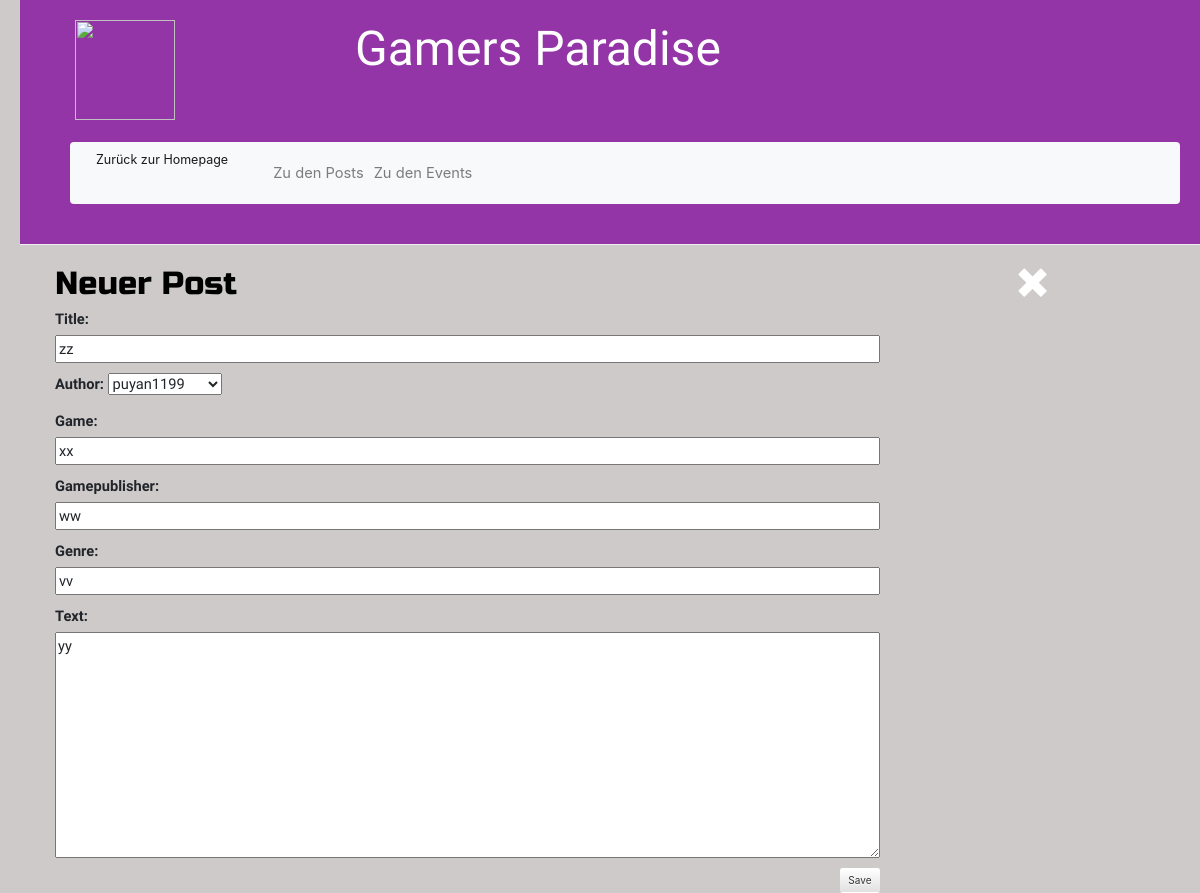
Screenshot of /post/17/edit/ with the database file from the repository.
### blog/models.py (models this page shows, shortened)
class Post(models.Model):
    author = models.ForeignKey(settings.AUTH_USER_MODEL, on_delete=models.CASCADE)
    title = models.CharField(max_length=200)
    text = models.TextField()
    created_date = models.DateTimeField(default=timezone.now)
    published_date = models.DateTimeField(blank=True, null=True)
    game = models.CharField(max_length=200, default=' ')
    gamepublisher = models.CharField(max_length=200, default=' ')
    genre = models.CharField(max_length=200, default=' ')

### blog/views.py (the view)
# urls.py: path('post/<int:pk>/edit/', views.post_edit, name='post_edit'),
def post_edit(request, pk):
    post = get_object_or_404(Post, pk=pk)
    if request.method == "POST":
        form = PostForm(request.POST, instance=post)
        if form.is_valid():
            post = form.save(commit=False)
            post.author = request.user
            post.published_date = timezone.now()
            post.save()
            return redirect('post_detail', pk=post.pk)
    else:
        form = PostForm(instance=post)
    return render(request, 'blog/post_edit.html', {'form': form})

### blog/forms.py
class PostForm(forms.ModelForm):
    class Meta:
         model = Post
         fields = ('title', 'author','game',  'gamepublisher','genre','text')

### blog/templates/blog/post_edit.html
{% extends 'blog/base.html' %}
{% block content %}
<div class="container">
<div class="row">
        <div class="col-md-9">
             <h1>Neuer Post</h1>
        <form method="POST" class="post-form">{% csrf_token %}
             {{ form.as_p }}
            <button type="submit" class="save btn btn-default">Save</button>
        </form>
        </div>
        <div class="col-md-2">
            <h1><a href="{% url 'post_list' %}" class="top-menu"><span class="glyphicon glyphicon-remove"></span></a></h1>
        </div>
</div>
</div>
{% endblock %}

### blog/static/css/blog.css (style rules this page uses)
h1 a { color: rgb(0, 0, 0); font-family: 'Russo One', sans-serif; }
body { padding-left: 20px; background-color: rgb(206, 202, 202); font-size: 11pt; }
h1 { font-family: 'Russo One', sans-serif; color:black; font-size: 24pt; }
p { font-family: 'Saira Semi Condensed', sans-serif; }
.save { float: right; }
.post-form textarea, .post-form input { width: 100%; }
.top-menu, .top-menu:hover, .top-menu:visited { color: white; float: right; font-size: 26pt; margin-right: 20px; }

### rows the page displays
Post: title "zz", author "puyan1199", game "xx", gamepublisher "ww", genre "vv", text "yy"
